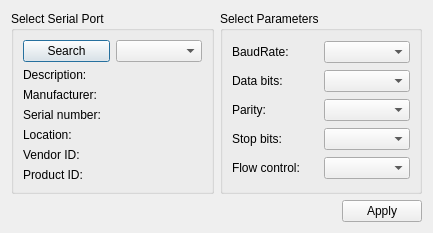
<?xml version="1.0" encoding="UTF-8"?>
<ui version="4.0">
 <class>SettingsDialog</class>
 <widget class="QDialog" name="SettingsDialog">
  <property name="geometry">
   <rect>
    <x>0</x>
    <y>0</y>
    <width>433</width>
    <height>224</height>
   </rect>
  </property>
  <property name="windowTitle">
   <string>Settings</string>
  </property>
  <layout class="QGridLayout" name="gridLayout_3">
   <item row="0" column="0">
    <widget class="QGroupBox" name="selectBox">
     <property name="title">
      <string>Select Serial Port</string>
     </property>
     <layout class="QGridLayout" name="gridLayout">
      <item row="0" column="0">
       <widget class="QPushButton" name="btnSearch">
        <property name="text">
         <string>Search</string>
        </property>
       </widget>
      </item>
      <item row="0" column="1">
       <widget class="QComboBox" name="serialPortInfoListBox"/>
      </item>
      <item row="1" column="0" colspan="2">
       <widget class="QLabel" name="descriptionLabel">
        <property name="text">
         <string>Description:</string>
        </property>
       </widget>
      </item>
      <item row="2" column="0" colspan="2">
       <widget class="QLabel" name="manufacturerLabel">
        <property name="text">
         <string>Manufacturer:</string>
        </property>
       </widget>
      </item>
      <item row="3" column="0" colspan="2">
       <widget class="QLabel" name="serialNumberLabel">
        <property name="text">
         <string>Serial number:</string>
        </property>
       </widget>
      </item>
      <item row="4" column="0" colspan="2">
       <widget class="QLabel" name="locationLabel">
        <property name="text">
         <string>Location:</string>
        </property>
       </widget>
      </item>
      <item row="5" column="0" colspan="2">
       <widget class="QLabel" name="vidLabel">
        <property name="text">
         <string>Vendor ID:</string>
        </property>
       </widget>
      </item>
      <item row="6" column="0" colspan="2">
       <widget class="QLabel" name="pidLabel">
        <property name="text">
         <string>Product ID:</string>
        </property>
       </widget>
      </item>
     </layout>
    </widget>
   </item>
   <item row="0" column="1">
    <widget class="QGroupBox" name="parametersBox">
     <property name="title">
      <string>Select Parameters</string>
     </property>
     <layout class="QGridLayout" name="gridLayout_2">
      <item row="0" column="0">
       <widget class="QLabel" name="baudRateLabel">
        <property name="text">
         <string>BaudRate:</string>
        </property>
       </widget>
      </item>
      <item row="0" column="1">
       <widget class="QComboBox" name="baudRateBox"/>
      </item>
      <item row="1" column="0">
       <widget class="QLabel" name="dataBitsLabel">
        <property name="text">
         <string>Data bits:</string>
        </property>
       </widget>
      </item>
      <item row="1" column="1">
       <widget class="QComboBox" name="dataBitsBox"/>
      </item>
      <item row="2" column="0">
       <widget class="QLabel" name="parityLabel">
        <property name="text">
         <string>Parity:</string>
        </property>
       </widget>
      </item>
      <item row="2" column="1">
       <widget class="QComboBox" name="parityBox"/>
      </item>
      <item row="3" column="0">
       <widget class="QLabel" name="stopBitsLabel">
        <property name="text">
         <string>Stop bits:</string>
        </property>
       </widget>
      </item>
      <item row="3" column="1">
       <widget class="QComboBox" name="stopBitsBox"/>
      </item>
      <item row="4" column="0">
       <widget class="QLabel" name="flowControlLabel">
        <property name="text">
         <string>Flow control:</string>
        </property>
       </widget>
      </item>
      <item row="4" column="1">
       <widget class="QComboBox" name="flowControlBox"/>
      </item>
     </layout>
    </widget>
   </item>
   <item row="1" column="0" colspan="2">
    <layout class="QHBoxLayout" name="horizontalLayout">
     <item>
      <spacer name="horizontalSpacer">
       <property name="orientation">
        <enum>Qt::Horizontal</enum>
       </property>
       <property name="sizeHint" stdset="0">
        <size>
         <width>96</width>
         <height>20</height>
        </size>
       </property>
      </spacer>
     </item>
     <item>
      <widget class="QPushButton" name="applyButton">
       <property name="text">
        <string>Apply</string>
       </property>
      </widget>
     </item>
    </layout>
   </item>
  </layout>
 </widget>
 <resources/>
 <connections/>
</ui>
